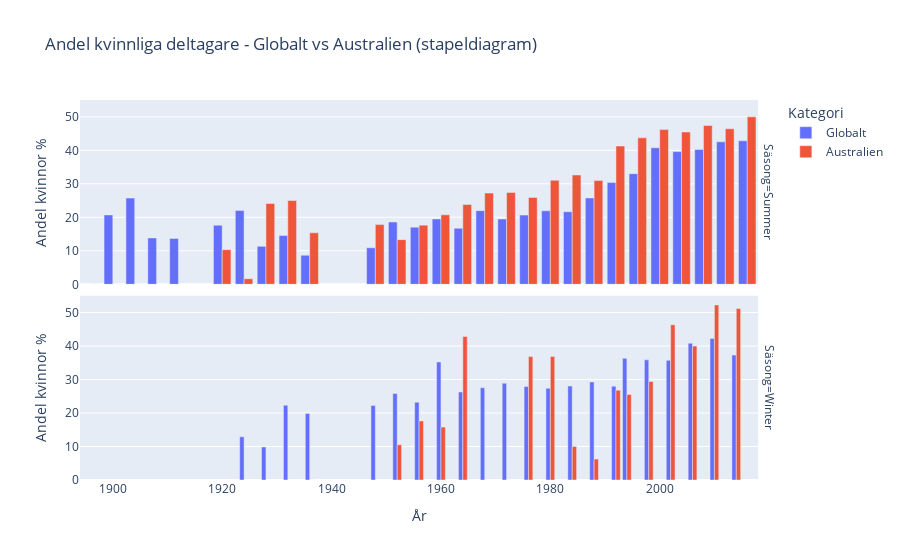
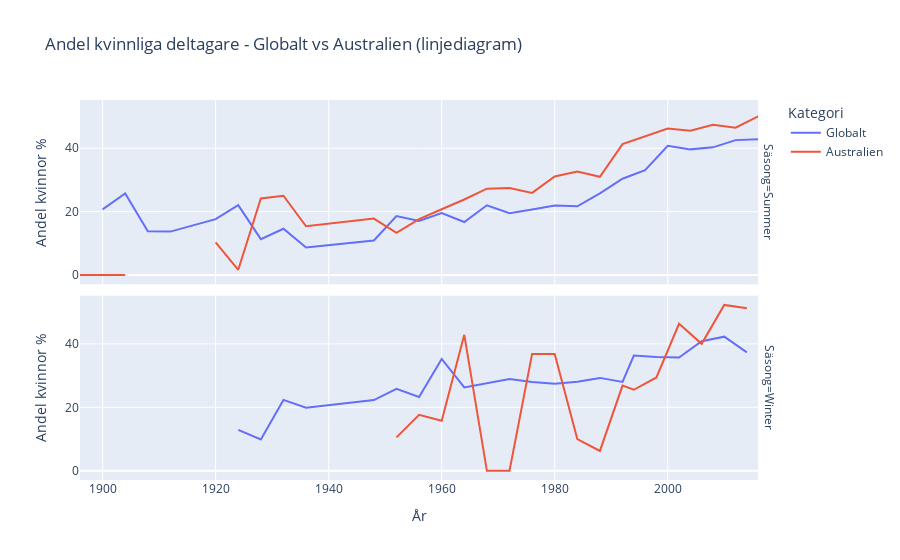

Notebook code for these charts, in order:
### Code cell
per_country_year = df.groupby(["Year","Season", "Team"])["Sex"].value_counts().unstack()
per_country_year["Percent_women_global"] = per_country_year["F"] / (per_country_year["F"] + per_country_year["M"]) * 100
global_avg_per_year = (per_country_year.groupby(["Year", "Season"])["Percent_women_global"].mean())

df_aus = df[df["Team"] == "Australia"]
per_year_aus = df_aus.groupby(["Year", "Season"])["Sex"].value_counts().unstack(fill_value=0)
per_year_aus["Percent_women_aus"] = per_year_aus["F"] / (per_year_aus["F"] + per_year_aus["M"]) *100

compare = pd.concat([global_avg_per_year, per_year_aus["Percent_women_aus"]], axis=1)
compare_reset = compare.reset_index()
compare_reset = compare_reset.rename(columns={
    "Percent_women_global": "Globalt",
    "Percent_women_aus": "Australien"
})
fig = px.bar(
    compare_reset, x="Year", y=["Globalt", "Australien"],
    barmode="group",
    facet_row="Season",
    labels={
        "value": "Andel kvinnor %",
        "variable": "Kategori",
        "Year": "År",
        "Season": "Säsong",

    },
    title="Andel kvinnliga deltagare - Globalt vs Australien (stapeldiagram)"
)
fig.show()

fig=px.line(
    compare_reset, x="Year", y=["Globalt", "Australien"],
    facet_row="Season",
    labels={
        "value": "Andel kvinnor %",
        "variable": "Kategori",
        "Year": "År",
        "Season": "Säsong",
    },
    title="Andel kvinnliga deltagare - Globalt vs Australien (linjediagram)"
)
fig.show()

### Figure 1 — Plotly figure (JSON) as saved in the notebook; plotly's stock layout.template omitted (floating-point values rounded to 4 significant figures)
{"data": [{"alignmentgroup": "True", "hovertemplate": "Kategori=Globalt<br>Säsong=Summer<br>År=%{x}<br>Andel kvinnor %=%{y}<extra></extra>", "legendgroup": "Globalt", "marker": {"color": "#636efa", "pattern": {"shape": ""}}, "name": "Globalt", "offsetgroup": "Globalt", "orientation": "v", "showlegend": true, "textposition": "auto", "type": "bar", "x": [1896.0, 1900.0, 1904.0, 1908.0, 1912.0, 1920.0, 1924.0, 1928.0, 1932.0, 1936.0, 1948.0, 1952.0, 1956.0, 1960.0, 1964.0, 1968.0, 1972.0, 1976.0, 1980.0, 1984.0, 1988.0, 1992.0, 1996.0, 2000.0, 2004.0, 2008.0, 2012.0, 2016.0], "xaxis": "x2", "y": [NaN, 20.73, 25.73, 13.84, 13.7, 17.63, 22.02, 11.33, 14.59, 8.672, 10.9, 18.59, 17.06, 19.51, 16.73, 21.99, 19.49, 20.67, 21.94, 21.67, 25.77, 30.37, 33.03, 40.77, 39.62, 40.25, 42.53, 42.84], "yaxis": "y2"}, {"alignmentgroup": "True", "hovertemplate": "Kategori=Globalt<br>Säsong=Winter<br>År=%{x}<br>Andel kvinnor %=%{y}<extra></extra>", "legendgroup": "Globalt", "marker": {"color": "#636efa", "pattern": {"shape": ""}}, "name": "Globalt", "offsetgroup": "Globalt", "orientation": "v", "showlegend": false, "textposition": "auto", "type": "bar", "x": [1924.0, 1928.0, 1932.0, 1936.0, 1948.0, 1952.0, 1956.0, 1960.0, 1964.0, 1968.0, 1972.0, 1976.0, 1980.0, 1984.0, 1988.0, 1992.0, 1994.0, 1998.0, 2002.0, 2006.0, 2010.0, 2014.0], "xaxis": "x", "y": [12.89, 9.868, 22.33, 19.86, 22.28, 25.83, 23.24, 35.24, 26.27, 27.54, 28.9, 27.95, 27.4, 28.06, 29.28, 28.02, 36.32, 35.88, 35.72, 40.83, 42.26, 37.3], "yaxis": "y"}, {"alignmentgroup": "True", "hovertemplate": "Kategori=Australien<br>Säsong=Summer<br>År=%{x}<br>Andel kvinnor %=%{y}<extra></extra>", "legendgroup": "Australien", "marker": {"color": "#EF553B", "pattern": {"shape": ""}}, "name": "Australien", "offsetgroup": "Australien", "orientation": "v", "showlegend": true, "textposition": "auto", "type": "bar", "x": [1896.0, 1900.0, 1904.0, 1908.0, 1912.0, 1920.0, 1924.0, 1928.0, 1932.0, 1936.0, 1948.0, 1952.0, 1956.0, 1960.0, 1964.0, 1968.0, 1972.0, 1976.0, 1980.0, 1984.0, 1988.0, 1992.0, 1996.0, 2000.0, 2004.0, 2008.0, 2012.0, 2016.0], "xaxis": "x2", "y": [0.0, 0.0, 0.0, NaN, NaN, 10.34, 1.667, 24.14, 25.0, 15.38, 17.82, 13.33, 17.66, 20.74, 23.82, 27.23, 27.44, 25.91, 31.05, 32.64, 30.97, 41.28, 43.73, 46.19, 45.47, 47.41, 46.44, 50.0], "yaxis": "y2"}, {"alignmentgroup": "True", "hovertemplate": "Kategori=Australien<br>Säsong=Winter<br>År=%{x}<br>Andel kvinnor %=%{y}<extra></extra>", "legendgroup": "Australien", "marker": {"color": "#EF553B", "pattern": {"shape": ""}}, "name": "Australien", "offsetgroup": "Australien", "orientation": "v", "showlegend": false, "textposition": "auto", "type": "bar", "x": [1924.0, 1928.0, 1932.0, 1936.0, 1948.0, 1952.0, 1956.0, 1960.0, 1964.0, 1968.0, 1972.0, 1976.0, 1980.0, 1984.0, 1988.0, 1992.0, 1994.0, 1998.0, 2002.0, 2006.0, 2010.0, 2014.0], "xaxis": "x", "y": [NaN, NaN, NaN, 0.0, NaN, 10.53, 17.65, 15.79, 42.86, 0.0, 0.0, 36.84, 36.84, 10.0, 6.25, 26.83, 25.53, 29.41, 46.34, 40.0, 52.27, 51.19], "yaxis": "y"}], "layout": {"annotations": [{"font": {}, "showarrow": false, "text": "Säsong=Winter", "textangle": 90, "x": 0.98, "xanchor": "left", "xref": "paper", "y": 0.2425, "yanchor": "middle", "yref": "paper"}, {"font": {}, "showarrow": false, "text": "Säsong=Summer", "textangle": 90, "x": 0.98, "xanchor": "left", "xref": "paper", "y": 0.7575, "yanchor": "middle", "yref": "paper"}], "barmode": "group", "legend": {"title": {"text": "Kategori"}, "tracegroupgap": 0}, "title": {"text": "Andel kvinnliga deltagare - Globalt vs Australien (stapeldiagram)"}, "xaxis": {"anchor": "y", "domain": [0, 0.98], "title": {"text": "År"}}, "xaxis2": {"anchor": "y2", "domain": [0, 0.98], "matches": "x", "showticklabels": false}, "yaxis": {"anchor": "x", "domain": [0, 0.485], "title": {"text": "Andel kvinnor %"}}, "yaxis2": {"anchor": "x2", "domain": [0.515, 1], "matches": "y", "title": {"text": "Andel kvinnor %"}}}}

### Figure 2 — Plotly figure (JSON) as saved in the notebook; plotly's stock layout.template omitted (floating-point values rounded to 4 significant figures)
{"data": [{"hovertemplate": "Kategori=Globalt<br>Säsong=Summer<br>År=%{x}<br>Andel kvinnor %=%{y}<extra></extra>", "legendgroup": "Globalt", "line": {"color": "#636efa", "dash": "solid"}, "marker": {"symbol": "circle"}, "mode": "lines", "name": "Globalt", "orientation": "v", "showlegend": true, "type": "scatter", "x": [1896.0, 1900.0, 1904.0, 1908.0, 1912.0, 1920.0, 1924.0, 1928.0, 1932.0, 1936.0, 1948.0, 1952.0, 1956.0, 1960.0, 1964.0, 1968.0, 1972.0, 1976.0, 1980.0, 1984.0, 1988.0, 1992.0, 1996.0, 2000.0, 2004.0, 2008.0, 2012.0, 2016.0], "xaxis": "x2", "y": [NaN, 20.73, 25.73, 13.84, 13.7, 17.63, 22.02, 11.33, 14.59, 8.672, 10.9, 18.59, 17.06, 19.51, 16.73, 21.99, 19.49, 20.67, 21.94, 21.67, 25.77, 30.37, 33.03, 40.77, 39.62, 40.25, 42.53, 42.84], "yaxis": "y2"}, {"hovertemplate": "Kategori=Globalt<br>Säsong=Winter<br>År=%{x}<br>Andel kvinnor %=%{y}<extra></extra>", "legendgroup": "Globalt", "line": {"color": "#636efa", "dash": "solid"}, "marker": {"symbol": "circle"}, "mode": "lines", "name": "Globalt", "orientation": "v", "showlegend": false, "type": "scatter", "x": [1924.0, 1928.0, 1932.0, 1936.0, 1948.0, 1952.0, 1956.0, 1960.0, 1964.0, 1968.0, 1972.0, 1976.0, 1980.0, 1984.0, 1988.0, 1992.0, 1994.0, 1998.0, 2002.0, 2006.0, 2010.0, 2014.0], "xaxis": "x", "y": [12.89, 9.868, 22.33, 19.86, 22.28, 25.83, 23.24, 35.24, 26.27, 27.54, 28.9, 27.95, 27.4, 28.06, 29.28, 28.02, 36.32, 35.88, 35.72, 40.83, 42.26, 37.3], "yaxis": "y"}, {"hovertemplate": "Kategori=Australien<br>Säsong=Summer<br>År=%{x}<br>Andel kvinnor %=%{y}<extra></extra>", "legendgroup": "Australien", "line": {"color": "#EF553B", "dash": "solid"}, "marker": {"symbol": "circle"}, "mode": "lines", "name": "Australien", "orientation": "v", "showlegend": true, "type": "scatter", "x": [1896.0, 1900.0, 1904.0, 1908.0, 1912.0, 1920.0, 1924.0, 1928.0, 1932.0, 1936.0, 1948.0, 1952.0, 1956.0, 1960.0, 1964.0, 1968.0, 1972.0, 1976.0, 1980.0, 1984.0, 1988.0, 1992.0, 1996.0, 2000.0, 2004.0, 2008.0, 2012.0, 2016.0], "xaxis": "x2", "y": [0.0, 0.0, 0.0, NaN, NaN, 10.34, 1.667, 24.14, 25.0, 15.38, 17.82, 13.33, 17.66, 20.74, 23.82, 27.23, 27.44, 25.91, 31.05, 32.64, 30.97, 41.28, 43.73, 46.19, 45.47, 47.41, 46.44, 50.0], "yaxis": "y2"}, {"hovertemplate": "Kategori=Australien<br>Säsong=Winter<br>År=%{x}<br>Andel kvinnor %=%{y}<extra></extra>", "legendgroup": "Australien", "line": {"color": "#EF553B", "dash": "solid"}, "marker": {"symbol": "circle"}, "mode": "lines", "name": "Australien", "orientation": "v", "showlegend": false, "type": "scatter", "x": [1924.0, 1928.0, 1932.0, 1936.0, 1948.0, 1952.0, 1956.0, 1960.0, 1964.0, 1968.0, 1972.0, 1976.0, 1980.0, 1984.0, 1988.0, 1992.0, 1994.0, 1998.0, 2002.0, 2006.0, 2010.0, 2014.0], "xaxis": "x", "y": [NaN, NaN, NaN, 0.0, NaN, 10.53, 17.65, 15.79, 42.86, 0.0, 0.0, 36.84, 36.84, 10.0, 6.25, 26.83, 25.53, 29.41, 46.34, 40.0, 52.27, 51.19], "yaxis": "y"}], "layout": {"annotations": [{"font": {}, "showarrow": false, "text": "Säsong=Winter", "textangle": 90, "x": 0.98, "xanchor": "left", "xref": "paper", "y": 0.2425, "yanchor": "middle", "yref": "paper"}, {"font": {}, "showarrow": false, "text": "Säsong=Summer", "textangle": 90, "x": 0.98, "xanchor": "left", "xref": "paper", "y": 0.7575, "yanchor": "middle", "yref": "paper"}], "legend": {"title": {"text": "Kategori"}, "tracegroupgap": 0}, "title": {"text": "Andel kvinnliga deltagare - Globalt vs Australien (linjediagram)"}, "xaxis": {"anchor": "y", "domain": [0, 0.98], "title": {"text": "År"}}, "xaxis2": {"anchor": "y2", "domain": [0, 0.98], "matches": "x", "showticklabels": false}, "yaxis": {"anchor": "x", "domain": [0, 0.485], "title": {"text": "Andel kvinnor %"}}, "yaxis2": {"anchor": "x2", "domain": [0.515, 1], "matches": "y", "title": {"text": "Andel kvinnor %"}}}}
